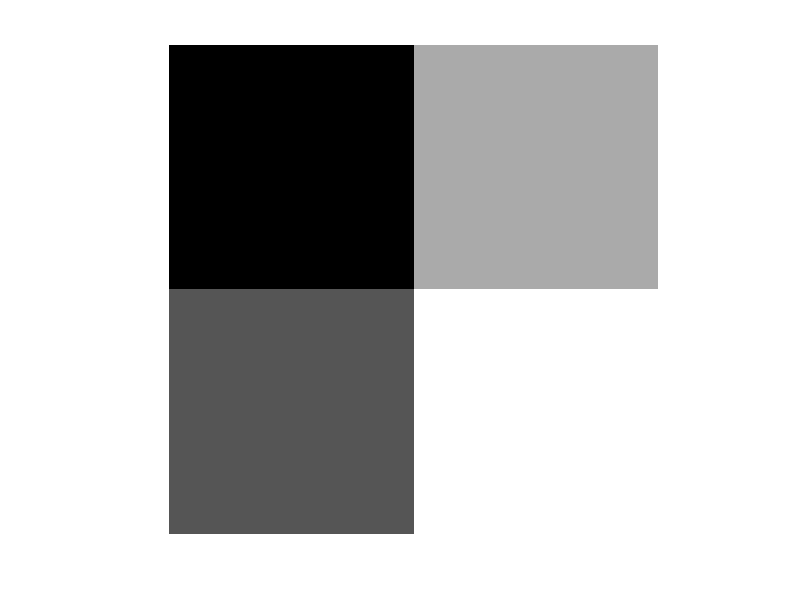

The MATLAB source for this figure:
%%create_4pixel_images
clear
close all

size_im = 200;

num_shades = 4;
possible_values = floor(linspace(0,255,num_shades));


shade_inds = perms(1:num_shades);
%shade_inds = unique(shade_inds(:,1:4),'rows');

for ii = 1:size(shade_inds,1)
    im = reshape(possible_values(shade_inds(ii,1:4)),2,2);
    big_im = imresize(im,[size_im size_im],'nearest')/255;
    figure(1); imshow(big_im,[0 1]), set(figure(1),'Color','w');
    imwrite(big_im,['Cropped\gray_4pixel' num2str(ii) '.jpg']);
end
    


  